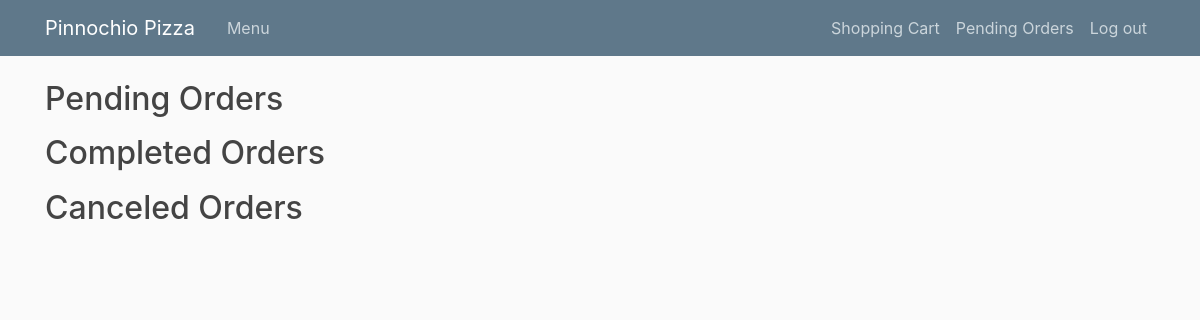
The app's page /orderlist (signed in), older data.
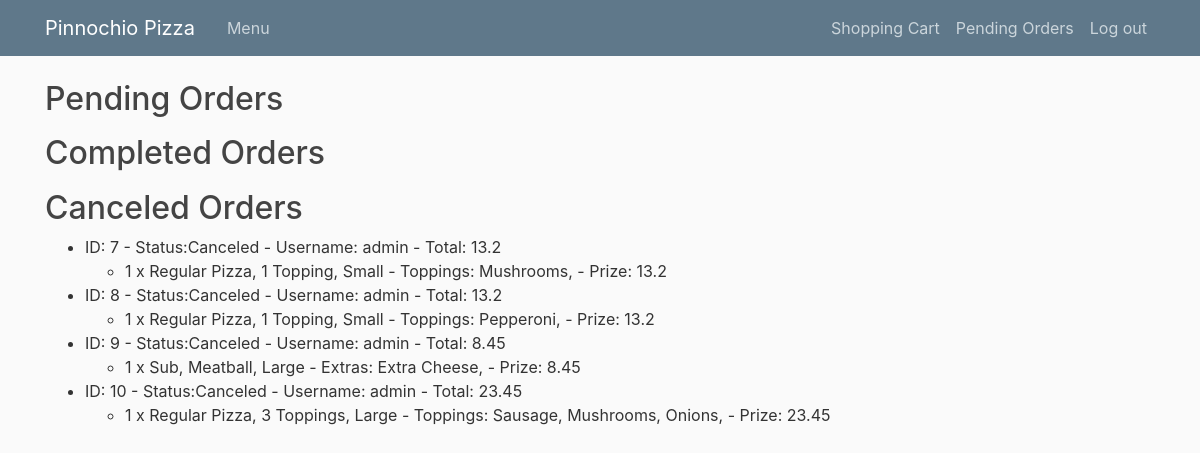
The same page, newer data.
### orders/models.py (models this page shows, shortened)
class Order(models.Model):
    status = models.CharField(max_length = 30, default = 'Open')
    user = models.ForeignKey(User, on_delete=models.CASCADE)
    def __str__(self):
        display = f"ID: {self.id} - Status:{self.status} - Username: {self.user} - Total: {self.total} "
        return display
    @property
    def total(self):
        total = 0
        for orderitem in self.orderitem_set.all():
            total += orderitem.cost
        return total

class OrderItem(models.Model):
    order = models.ForeignKey(Order, on_delete=models.CASCADE)
    menuitem = models.ForeignKey(MenuItem, on_delete=models.CASCADE)
    toppings = models.ManyToManyField(Topping)
    extras = models.ManyToManyField(Extra)
    quantity = models.IntegerField(default = 1)
    def __str__(self):
        display = f"{self.quantity} x {self.menuitem.type}, {self.menuitem.name}, {self.menuitem.size}"
        if self.toppings.count() > 0:
            display += " - Toppings: "
        for topping in self.toppings.all():
            display +=f" {topping.name},"
        if self.extras.count() > 0:
            display += " -  Extras: "
        for extra in self.extras.all():
            display +=f" {extra.name},"
        display += f" - Prize: {self.cost}"
        return display
    @property
    def cost(self):
        cost = self.menuitem.prize
        for extra in self.extras.all():
            cost += extra.prize
        cost = cost*self.quantity
        return cost

class MenuItem(models.Model):
    name = models.CharField(max_length = 30)
    size = models.CharField(max_length = 10)
    type = models.CharField(max_length = 30)
    prize = models.FloatField()
    num_toppings = models.IntegerField()

class Topping(models.Model):
    name = models.CharField(max_length = 30)

class Extra(models.Model):
    name = models.CharField(max_length = 30)
    prize = models.FloatField()
    menuitems = models.ManyToManyField(MenuItem)

### orders/views.py (the view)
# urls.py: path("orderlist", views.orderlist, name="orderlist"),
def orderlist(request):
    pending_orders = Order.objects.filter(user = request.user, status = 'Pending').all()
    completed_orders = Order.objects.filter(user = request.user, status = 'Completed').all()
    canceled_orders = Order.objects.filter(user = request.user, status = 'Canceled').all()
    context = {'pending_orders' : pending_orders, 'completed_orders' : completed_orders, 'canceled_orders' : canceled_orders}
    return render(request, "orders/orderlist.html", context)

### orders/templates/orders/orderlist.html (shortened to what this page needs)
{% extends "orders/layout.html" %}
{% load crispy_forms_tags %}
{% block body %}
<h2>Pending Orders</h2>
<h2>Completed Orders</h2>
<h2>Canceled Orders</h2>
<ul>
{% for order in canceled_orders %}
    <li>{{order}}</li>
    <ul>
        {% for orderitem in order.orderitem_set.all %}
            <li>{{orderitem}}</li>
        {% endfor %}
    </ul></li>
{% endfor %}
</ul>
{% endblock %}

### orders/templates/orders/layout.html (shortened to what this page needs)
{% load static %}
<!DOCTYPE html>
<html lang="en" dir="ltr">
  <head>
    <link rel="stylesheet" href="https://stackpath.bootstrapcdn.com/bootstrap/4.3.1/css/bootstrap.min.css">
    <link rel="stylesheet" href="{% static 'orders/main.css' %}"/>
    <link rel="stylesheet" href="https://cdnjs.cloudflare.com/ajax/libs/font-awesome/4.7.0/css/font-awesome.min.css">
  </head>
  <body>
    <header class="site-header">
      <nav class="navbar navbar-expand-md navbar-dark bg-steel fixed-top">
        <div class="container">
          <a class="navbar-brand mr-4" href="/">Pinnochio Pizza</a>
          <div class="collapse navbar-collapse" id="navbarToggle">
            <div class="navbar-nav mr-auto">
              <a class="nav-item nav-link" href="/">Menu</a>
            </div>
            <div class="navbar-nav">
              {% if user.is_authenticated %}
                <a class="nav-item nav-link" href="/cart">Shopping Cart</a>
                <a class="nav-item nav-link" href="/orderlist">Pending Orders</a>
                <a class="nav-item nav-link" href="/users/logout">Log out</a>
              {% else %}
                <a class="nav-item nav-link" href="/users/login">Login</a>
                <a class="nav-item nav-link" href="/users/register">Register</a>
              {% endif %}
          </div>
        </div>
      </nav>
    </header>
    <main role="main" class="container">
        {% block body %}{% endblock %}
    </main>
  </body>
</html>

### orders/static/orders/main.css (style rules this page uses)
body { background: #fafafa; color: #333333; margin-top: 5rem; }
h1, h2, h3, h4, h5, h6 { color: #444444; }
.bg-steel { background-color: #5f788a; }
.site-header .navbar-nav .nav-link { color: #cbd5db; }

Row changes from the older to the newer data that the page shows:
added Order: id+status+user "ID: 7 - Status:Canceled - Username: admin - Total: 13.2"
added OrderItem: quantity+menuitem+id "1 x Regular Pizza, 1 Topping, Small - Toppings: Mushrooms, - Prize: 13.2", shown under "ID: 7 - Status:Canceled - Username: admin - Total: 13.2"
added Order: id+status+user "ID: 8 - Status:Canceled - Username: admin - Total: 13.2"
added OrderItem: quantity+menuitem+id "1 x Regular Pizza, 1 Topping, Small - Toppings: Pepperoni, - Prize: 13.2", shown under "ID: 8 - Status:Canceled - Username: admin - Total: 13.2"
added Order: id+status+user "ID: 9 - Status:Canceled - Username: admin - Total: 8.45"
added OrderItem: quantity+menuitem+id "1 x Sub, Meatball, Large - Extras: Extra Cheese, - Prize: 8.45", shown under "ID: 9 - Status:Canceled - Username: admin - Total: 8.45"
added Order: id+status+user "ID: 10 - Status:Canceled - Username: admin - Total: 23.45"
added OrderItem: quantity+menuitem+id "1 x Regular Pizza, 3 Toppings, Large - Toppings: Sausage, Mushrooms, Onions, - Prize: 23.45", shown under "ID: 10 - Status:Canceled - Username: admin - Total: 23.45"
